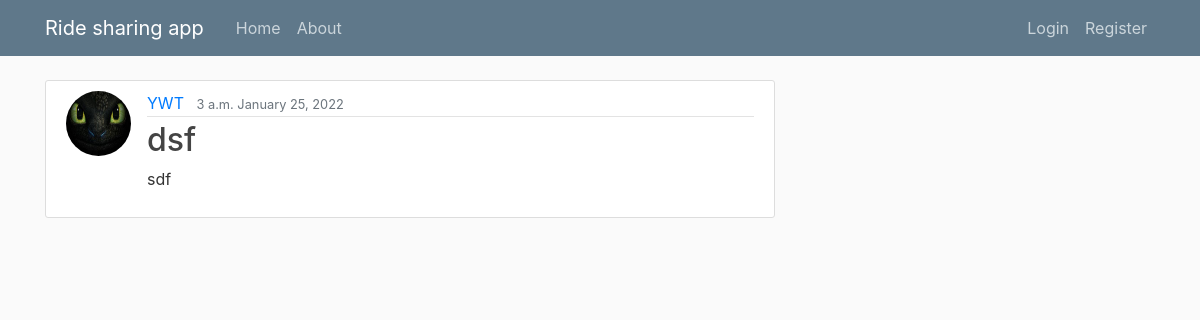
Screenshot of /post/15/ with the database file from the repository.
### blog/models.py (models this page shows, shortened)
class Post(models.Model):
    title = models.CharField(max_length=100)
    content = models.TextField()
    date_posted = models.DateTimeField(default=timezone.now)
    author = models.ForeignKey(User, on_delete=models.CASCADE)   #If the user is deleted, the post is deleted as well

### users/models.py (models this page shows, shortened)
class Profile(models.Model):
    user = models.OneToOneField(User, on_delete=models.CASCADE) #CASCADE: If the user is deleted, then the profile is deleted as well
    image = models.ImageField(default='default.jpg', upload_to='profile_pics')
    licence = models.CharField(max_length=10, default='')
    max_passengers = models.PositiveIntegerField(default = 0)
    vehicle_type = models.CharField(max_length=10, choices=VEHICLE_TYPE_CHOICES, default="SEDAN")
    special_info = models.TextField(blank = True, default = '') #blank = True: required=False, meaning it's optional field

### blog/views.py (the view)
# urls.py: path('post/<int:pk>/', PostDetailView.as_view(), name='post-detail'),    #<int:pk> set variables in the path, the variable pk will be passed to the view
class PostDetailView(DetailView):
    model = Post

### blog/templates/blog/post_detail.html (shortened to what this page needs)
{% extends "blog/base.html" %}
{% block content %}
    <article class="media content-section">
        <img class="rounded-circle article-img" src="{{ object.author.profile.image.url }}">
        <div class="media-body">
        <div class="article-metadata">
            <a class="mr-2" href="#">{{ object.author }}</a>
            <small class="text-muted">{{ object.date_posted|date:"P F d, Y" }}</small>
        </div>
        <h2 class="article-title">{{ object.title }}</h2>
        <p class="article-content">{{ object.content }}</p>
        </div>
    </article>
{% endblock content %}

### blog/static/blog/main.css (style rules this page uses)
body { background: #fafafa; color: #333333; margin-top: 5rem; }
h1, h2, h3, h4, h5, h6 { color: #444444; }
.content-section { background: #ffffff; padding: 10px 20px; border: 1px solid #dddddd; border-radius: 3px; margin-bottom: 20px; }
.article-title { color: #444444; }
.article-content { white-space: pre-line; }
.article-img { height: 65px; width: 65px; margin-right: 16px; }
.article-metadata { padding-bottom: 1px; margin-bottom: 4px; border-bottom: 1px solid #e3e3e3 }

### rows the page displays
Post: author.profile.image (picture), author "YWT", date_posted "3 a.m. January 25, 2022", title "dsf", content "sdf"
